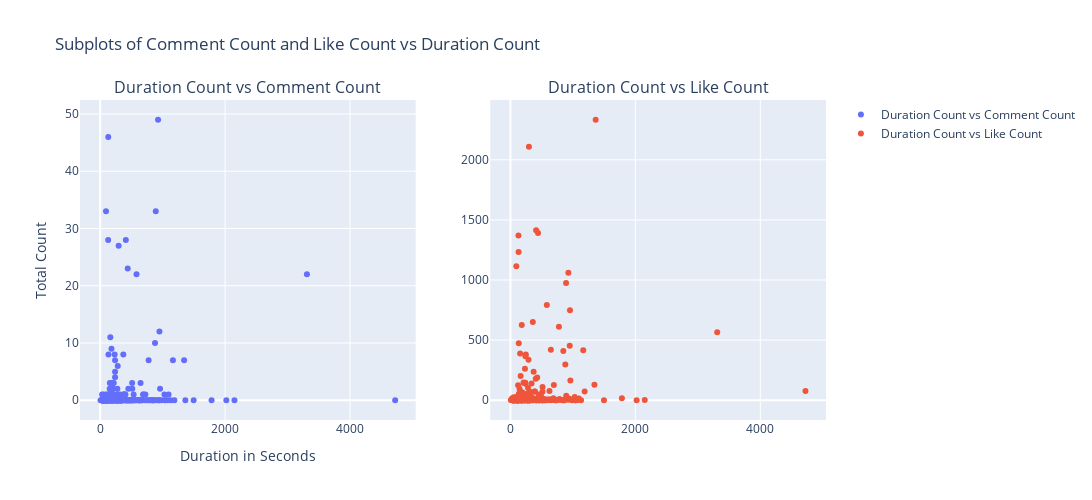

Here is the notebook cell this chart was saved with:
### Code cell
# Create subplots with 1 row and 2 columns
fig = make_subplots(rows=1, cols=2, subplot_titles=["Duration Count vs Comment Count", "Duration Count vs Like Count"])

# Add scatter plots to the subplots
video_df['duration_in_seconds'] = video_df['durationSecs'].dt.seconds
scatter1 = go.Scatter(x=video_df["duration_in_seconds"], y=video_df["commentCount"], mode="markers", 
                      name="Duration Count vs Comment Count")
scatter2 = go.Scatter(x=video_df["duration_in_seconds"], y=video_df["likeCount"], mode="markers", 
                      name="Duration Count vs Like Count")

# Add traces to the subplots
fig.add_trace(scatter1, row=1, col=1)
fig.add_trace(scatter2, row=1, col=2)

# Update layout
fig.update_layout(title_text="Subplots of Comment Count and Like Count vs Duration Count",
                  xaxis_title="Duration in Seconds",
                  yaxis_title="Total Count",
                  width=1500,  # Set the width to 1500 pixels
                  height=500)  # Set the height to 500 pixels

# Show the plot
fig.show()

### Figure 1 — Plotly figure (JSON) as saved in the notebook; plotly's stock layout.template omitted (floating-point values rounded to 4 significant figures; data arrays with more than 128 entries replaced by an {"elided": "..."} marker saying what was removed)
{"data": [{"mode": "markers", "name": "Duration Count vs Comment Count", "type": "scatter", "x": {"elided": "315 int values"}, "xaxis": "x", "y": {"elided": "315 int values"}, "yaxis": "y"}, {"mode": "markers", "name": "Duration Count vs Like Count", "type": "scatter", "x": {"elided": "315 int values"}, "xaxis": "x2", "y": {"elided": "315 int values"}, "yaxis": "y2"}], "layout": {"annotations": [{"font": {"size": 16}, "showarrow": false, "text": "Duration Count vs Comment Count", "x": 0.225, "xanchor": "center", "xref": "paper", "y": 1, "yanchor": "bottom", "yref": "paper"}, {"font": {"size": 16}, "showarrow": false, "text": "Duration Count vs Like Count", "x": 0.775, "xanchor": "center", "xref": "paper", "y": 1, "yanchor": "bottom", "yref": "paper"}], "height": 500, "title": {"text": "Subplots of Comment Count and Like Count vs Duration Count"}, "width": 1500, "xaxis": {"anchor": "y", "domain": [0, 0.45], "title": {"text": "Duration in Seconds"}}, "xaxis2": {"anchor": "y2", "domain": [0.55, 1]}, "yaxis": {"anchor": "x", "domain": [0, 1], "title": {"text": "Total Count"}}, "yaxis2": {"anchor": "x2", "domain": [0, 1]}}}
